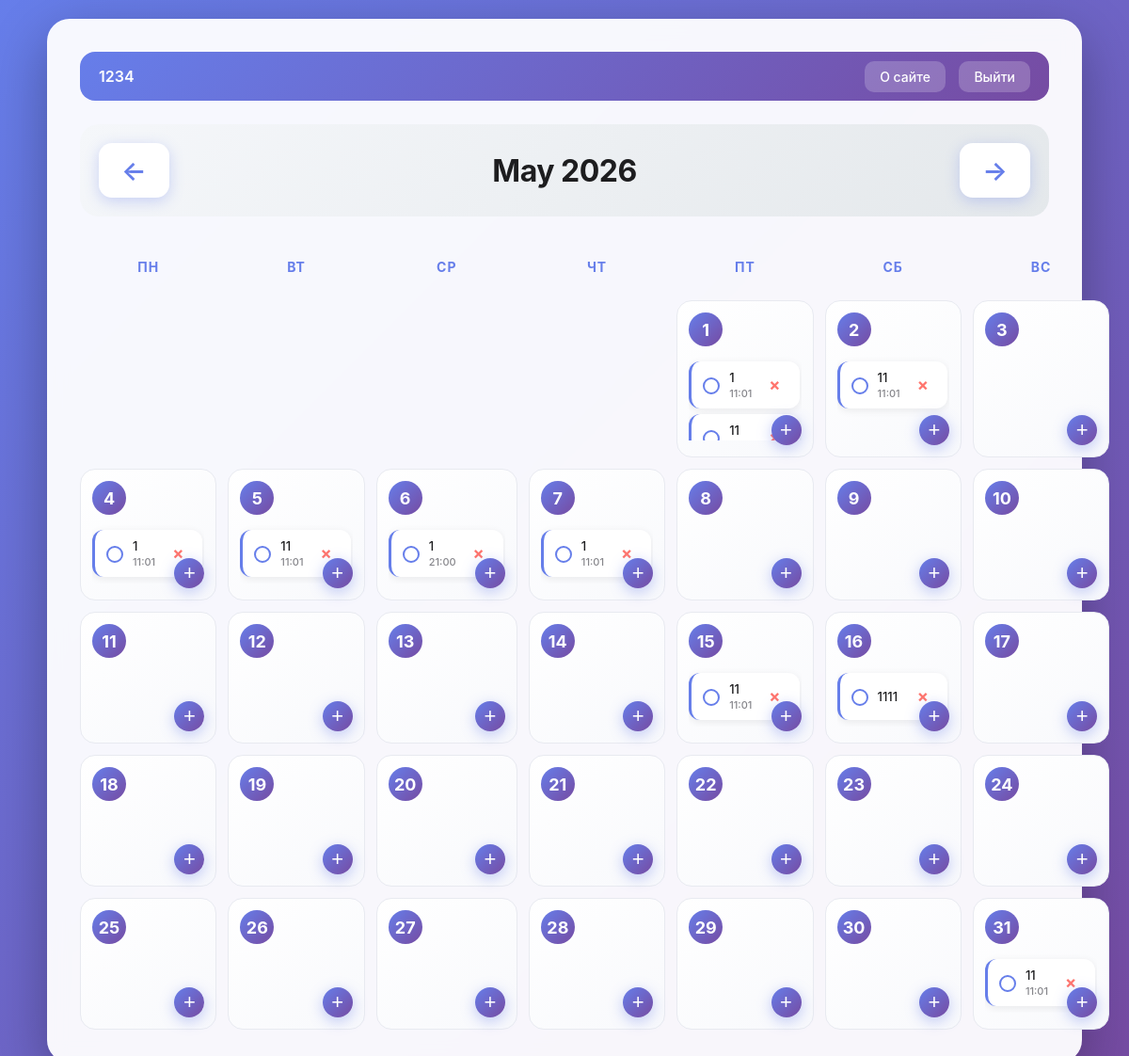
The page /index (signed in) on the database as committed earlier.
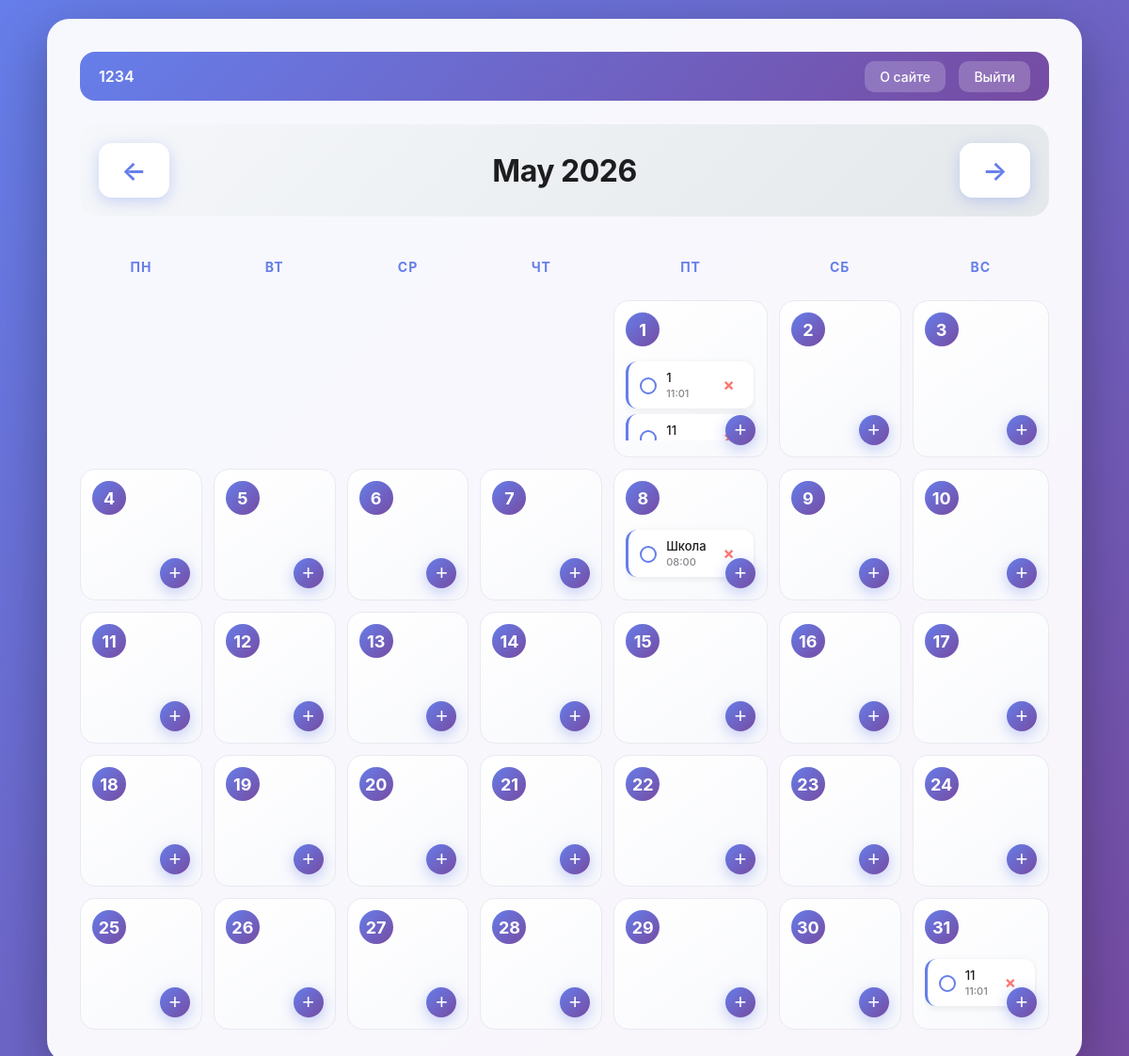
The same page on the database as committed later.
### models.py (models this page shows, shortened)
class Task(db.Model):
    __tablename__ = 'task'
    id = db.Column(db.Integer, primary_key=True)
    title = db.Column(db.String(100), nullable=False)
    date = db.Column(db.Date, nullable=False, index=True)
    time = db.Column(db.Time, nullable=True)
    completed = db.Column(db.Boolean, default=False)
    user_id = db.Column(db.Integer, db.ForeignKey('user.id'), nullable=False)
    created_at = db.Column(db.DateTime, default=datetime.utcnow)

### app.py (the view)
@app.route('/')
@app.route('/index')
@login_required
def index():
    year = request.args.get('year', datetime.now().year, type=int)
    month = request.args.get('month', datetime.now().month, type=int)
    if month < 1:
        month = 12
        year -= 1
    elif month > 12:
        month = 1
        year += 1
    cal = calendar.Calendar(firstweekday=0)
    month_days = cal.monthdayscalendar(year, month)
    month_name = calendar.month_name[month]
    start_date = datetime(year, month, 1)
    end_date = datetime(year + 1, 1, 1) if month == 12 else datetime(year, month + 1, 1)
    tasks = Task.query.filter(
        Task.user_id == session['user_id'],
        Task.date >= start_date,
        Task.date < end_date
    ).all()
    tasks_by_day = {}
    now = datetime.now()
    for task in tasks:
        day = task.date.day
        task.is_urgent = False
        if task.time and task.date == now.date():
            task_datetime = datetime.combine(task.date, task.time)
            if now < task_datetime < now + timedelta(hours=1):
                task.is_urgent = True
        tasks_by_day.setdefault(day, []).append(task)
    return render_template('index.html',
                           year=year, month=month, month_name=month_name,
                           month_days=month_days, tasks_by_day=tasks_by_day,
                           current_user=session.get('username'))

### app.py (called while the page is built)
def login_required(f):
    from functools import wraps
    @wraps(f)
    def decorated(*args, **kwargs):
        if 'user_id' not in session:
            flash('Войдите в систему', 'warning')
            return redirect(url_for('login'))
        return f(*args, **kwargs)
    return decorated

### templates/index.html (shortened to what this page needs)
<!DOCTYPE html>
<html lang="ru">
<head>
    <link rel="stylesheet" href="{{ url_for('static', filename='style.css') }}">
</head>
<body>
<div class="container">
<div class="user-bar">
    <span> {{ current_user }}</span>
    <div>
        <a href="{{ url_for('about') }}" style="margin-right: 10px;">О сайте</a>
        <a href="{{ url_for('logout') }}"> Выйти</a>
    </div>
</div>
    <div class="header">
        <a href="{{ url_for('index', year=year, month=month-1) }}" class="nav-btn">←</a>
        <h1>{{ month_name }} {{ year }}</h1>
        <a href="{{ url_for('index', year=year, month=month+1) }}" class="nav-btn">→</a>
    </div>
    <div class="calendar-grid">
        <div class="weekday">Пн</div>
        <div class="weekday">Вт</div>
        <div class="weekday">Ср</div>
        <div class="weekday">Чт</div>
        <div class="weekday">Пт</div>
        <div class="weekday">Сб</div>
        <div class="weekday">Вс</div>
        {% for week in month_days %}
        {% for day in week %}
        <div class="day-cell {% if day == 0 %}empty{% endif %}">
            {% if day != 0 %}
            <div class="day-number">{{ day }}</div>
            <div class="tasks-wrapper">
                {% if day in tasks_by_day %}
                    {% for task in tasks_by_day[day] %}
                        <div class="task-item {% if task.completed %}completed{% endif %} {% if task.is_urgent %}urgent{% endif %}">
                            <a href="{{ url_for('toggle_task', task_id=task.id) }}" class="task-check"></a>
                            <div class="task-content">
                                <span class="task-title">{{ task.title }}</span>
                                {% if task.time %}
                                    <span class="task-time">{{ task.time.strftime('%H:%M') }}</span>
                                {% endif %}
                            </div>
                            <a href="{{ url_for('delete_task', task_id=task.id) }}" class="task-delete">×</a>
                        </div>
                    {% endfor %}
                {% endif %}
            </div>
            <button class="add-btn" onclick="openModal({{ year }}, {{ month }}, {{ day }})">+</button>
            {% endif %}
        </div>
        {% endfor %}
        {% endfor %}
    </div>
</div>
</body>
</html>

### static/style.css (style rules this page uses)
* { box-sizing: border-box; margin: 0; padding: 0; }
body { font-family: -apple-system, BlinkMacSystemFont, 'Segoe UI', Roboto, sans-serif; background: linear-gradient(135deg, #667eea 0%, #764ba2 100%); min-height: 100vh; padding: 20px; }
.container { max-width: 1100px; margin: 0 auto; background: rgba(255, 255, 255, 0.95); border-radius: 24px; padding: 35px; box-shadow: 0 20px 60px rgba(0, 0, 0, 0.3); backdrop-filter: blur(10px); }
.user-bar { display: flex; justify-content: space-between; align-items: center; padding: 16px 20px; margin-bottom: 25px; background: linear-gradient(135deg, #667eea 0%, #764ba2 100%); border-radius: 16px; color: white; }
.user-bar span { font-weight: 600; font-size: 16px; display: flex; align-items: center; gap: 8px; }
.user-bar a { color: white; text-decoration: none; font-size: 14px; font-weight: 500; padding: 8px 16px; border-radius: 10px; background: rgba(255, 255, 255, 0.2); transition: all 0.3s ease; }
.header { display: flex; justify-content: space-between; align-items: center; margin-bottom: 30px; padding: 20px; background: linear-gradient(135deg, #f5f7fa 0%, #e4e8eb 100%); border-radius: 20px; }
.header h1 { font-size: 32px; color: #1d1d1f; text-transform: capitalize; font-weight: 700; letter-spacing: -0.5px; }
.nav-btn { text-decoration: none; color: #667eea; font-size: 28px; padding: 12px 24px; background: white; border-radius: 14px; font-weight: 600; box-shadow: 0 4px 15px rgba(102, 126, 234, 0.3); transition: all 0.3s ease; }
.calendar-grid { display: grid; grid-template-columns: repeat(7, 1fr); gap: 12px; }
.weekday { text-align: center; font-weight: 700; color: #667eea; padding: 15px 10px; font-size: 14px; text-transform: uppercase; letter-spacing: 1px; }
.day-cell { min-height: 140px; background: linear-gradient(145deg, #ffffff 0%, #f8f9fc 100%); border-radius: 16px; padding: 12px; border: 1px solid #e8eaf0; position: relative; transition: all 0.3s ease; display: flex; flex-direction: column; }
.day-cell.empty { background: transparent; border: none; box-shadow: none; }
.day-number { font-weight: 700; font-size: 18px; color: #1d1d1f; margin-bottom: 10px; width: 36px; height: 36px; display: flex; align-items: center; justify-content: center; border-radius: 50%; background: linear-gradient(135deg, #667eea 0%, #764ba2 100%); color: white; flex-shrink: 0; }
.tasks-wrapper { flex-grow: 1; overflow-y: auto; max-height: 90px; margin-bottom: 5px; padding-right: 2px; }
.task-item { background: white; padding: 10px 12px; margin: 6px 0; border-radius: 12px; font-size: 13px; display: flex; align-items: center; gap: 10px; box-shadow: 0 2px 8px rgba(0, 0, 0, 0.08); transition: all 0.3s ease; border-left: 3px solid #667eea; min-height: 50px; max-height: 50px; }
.task-content { flex: 1; display: flex; flex-direction: column; gap: 2px; overflow: hidden; min-width: 0; }
.task-title { color: #1d1d1f; font-weight: 500; white-space: nowrap; overflow: hidden; text-overflow: ellipsis; max-width: 150px; font-size: 13px; }
.task-time { color: #86868b; font-size: 11px; font-weight: 500; white-space: nowrap; }
.task-check { width: 18px; height: 18px; border: 2px solid #667eea; border-radius: 50%; flex-shrink: 0; cursor: pointer; transition: all 0.3s ease; display: flex; align-items: center; justify-content: center; margin-top: 2px; }
.task-delete { color: #ff3b30; text-decoration: none; font-weight: bold; font-size: 18px; padding: 4px 8px; border-radius: 6px; transition: all 0.3s ease; opacity: 0.7; flex-shrink: 0; line-height: 1; }
.add-btn { position: absolute; bottom: 12px; right: 12px; width: 32px; height: 32px; border-radius: 50%; background: linear-gradient(135deg, #667eea 0%, #764ba2 100%); color: white; border: none; font-size: 22px; cursor: pointer; transition: all 0.3s ease; box-shadow: 0 4px 15px rgba(102, 126, 234, 0.4); display: flex; align-items: center; justify-content: center; z-index: 10; }

Rows that differ between the two databases and show on the page:
removed Task: title "11", time "11:01", shown under "2"
removed Task: title "1", time "11:01", shown under "4"
removed Task: title "11", time "11:01", shown under "5"
removed Task: title "1", time "21:00", shown under "6"
removed Task: title "1", time "11:01", shown under "7"
removed Task: title "11", time "11:01", shown under "15"
removed Task: title "1111", shown under "16"
now on this page (row edited): Task: title "Школа", time "08:00", shown under "8"
